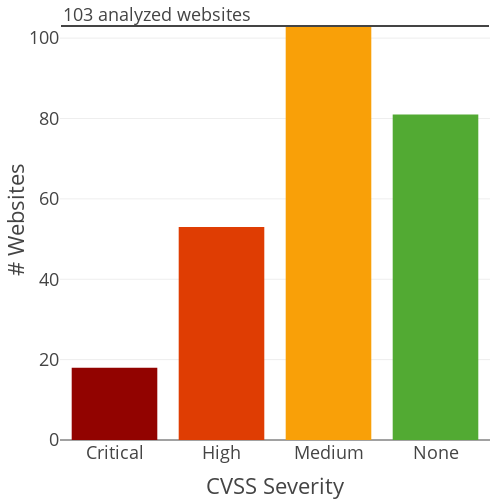

Here is the notebook cell this chart was saved with:
### Code cell
data = [
    {"Severity": "Critical", "Total": 18},
    {"Severity": "High", "Total": 53},
    {"Severity": "Medium", "Total": 103},
    {"Severity": "None", "Total": 81}
]

color_map = {
    'Critical': '#920300',
    'High': '#DF3D03',
    'Medium': '#F9A008',
    'None': '#52AA33'
}

df = pd.DataFrame(data)
fig = px.bar(data, x="Severity", y="Total", template="presentation", color="Severity", labels={"Total": "# Websites", "Severity": "CVSS Severity"}, color_discrete_map=color_map)

fig.update_traces(textposition="none", textfont_size=20)
fig.update_layout(
    margin=dict(r=10, l=60, t=0, b=60),
    width=500,
    height=500,
    showlegend=False,
    yaxis=dict(showticklabels=True)
)

fig.add_shape(
    type="line",
    x0=-0.5,
    x1=3.5,
    y0=103,
    y1=103,
    line=dict(color="rgba(68, 68, 68, 1)", width=2),
)

fig.add_annotation(
        x=-0.5,
        y=106,
        text="103 analyzed websites",
        showarrow=False,
        font=dict(size=18, color="rgba(68, 68, 68, 1)"),
        xanchor="left"
    )

fig.show()
fig.write_image("./charts/vulns_by_severity.pdf")

### Figure 1 — Plotly figure (JSON) as saved in the notebook; plotly's stock layout.template omitted (floating-point values rounded to 4 significant figures)
{"data": [{"hovertemplate": "CVSS Severity=%{x}<br># Websites=%{y}<extra></extra>", "legendgroup": "Critical", "marker": {"color": "#920300", "pattern": {"shape": ""}}, "name": "Critical", "orientation": "v", "showlegend": true, "textfont": {"size": 20}, "textposition": "none", "type": "bar", "x": ["Critical"], "xaxis": "x", "y": [18], "yaxis": "y"}, {"hovertemplate": "CVSS Severity=%{x}<br># Websites=%{y}<extra></extra>", "legendgroup": "High", "marker": {"color": "#DF3D03", "pattern": {"shape": ""}}, "name": "High", "orientation": "v", "showlegend": true, "textfont": {"size": 20}, "textposition": "none", "type": "bar", "x": ["High"], "xaxis": "x", "y": [53], "yaxis": "y"}, {"hovertemplate": "CVSS Severity=%{x}<br># Websites=%{y}<extra></extra>", "legendgroup": "Medium", "marker": {"color": "#F9A008", "pattern": {"shape": ""}}, "name": "Medium", "orientation": "v", "showlegend": true, "textfont": {"size": 20}, "textposition": "none", "type": "bar", "x": ["Medium"], "xaxis": "x", "y": [103], "yaxis": "y"}, {"hovertemplate": "CVSS Severity=%{x}<br># Websites=%{y}<extra></extra>", "legendgroup": "None", "marker": {"color": "#52AA33", "pattern": {"shape": ""}}, "name": "None", "orientation": "v", "showlegend": true, "textfont": {"size": 20}, "textposition": "none", "type": "bar", "x": ["None"], "xaxis": "x", "y": [81], "yaxis": "y"}], "layout": {"annotations": [{"font": {"color": "rgba(68, 68, 68, 1)", "size": 18}, "showarrow": false, "text": "103 analyzed websites", "x": -0.5, "xanchor": "left", "y": 106}], "barmode": "relative", "height": 500, "legend": {"title": {"text": "CVSS Severity"}, "tracegroupgap": 0}, "margin": {"b": 60, "l": 60, "r": 10, "t": 0}, "shapes": [{"line": {"color": "rgba(68, 68, 68, 1)", "width": 2}, "type": "line", "x0": -0.5, "x1": 3.5, "y0": 103, "y1": 103}], "showlegend": false, "width": 500, "xaxis": {"anchor": "y", "categoryarray": ["Critical", "High", "Medium", "None"], "categoryorder": "array", "domain": [0, 1], "title": {"text": "CVSS Severity"}}, "yaxis": {"anchor": "x", "domain": [0, 1], "showticklabels": true, "title": {"text": "# Websites"}}}}
